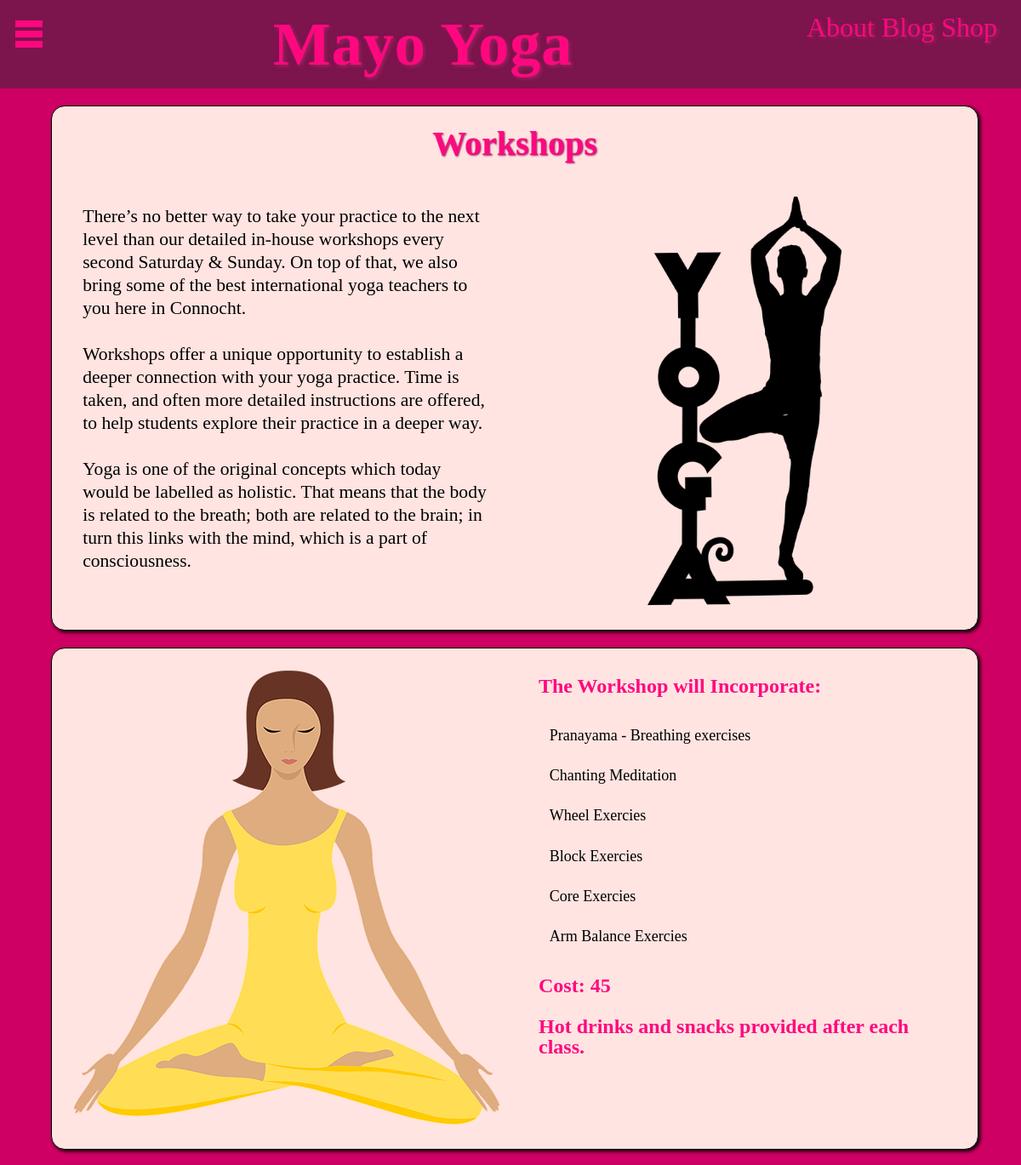
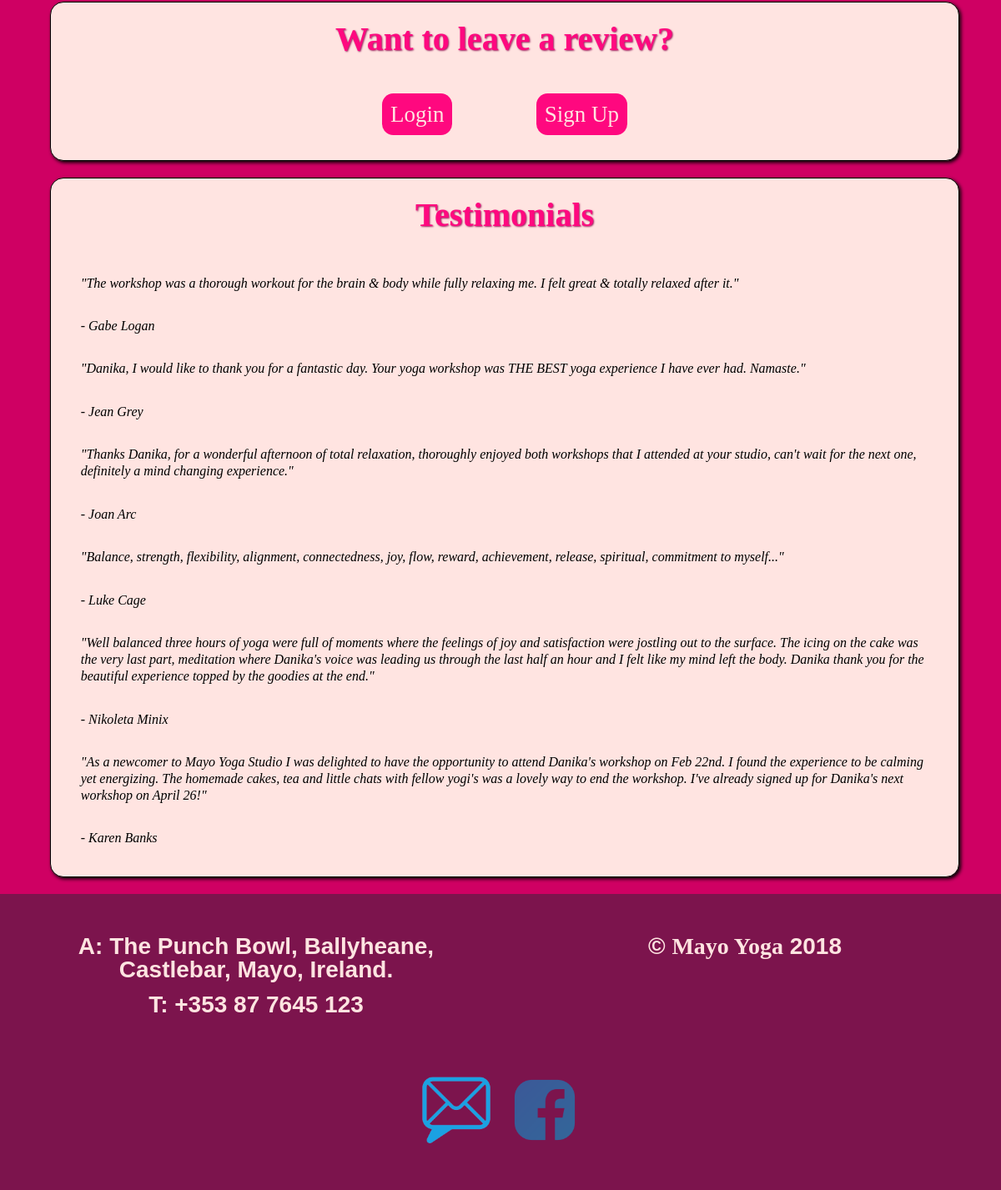
The page /work_shop.php on the database its author committed (2 pictures, top to bottom).
### tables this page shows
CREATE TABLE IF NOT EXISTS `users` (
  `id` int(11) NOT NULL AUTO_INCREMENT,
  `name` varchar(60) NOT NULL,
  `email` varchar(60) NOT NULL,
  `password` varchar(40) NOT NULL,
  `review` varchar(10000) DEFAULT NULL,
  `catagorey` varchar(60) DEFAULT NULL,
  PRIMARY KEY (`id`),
  UNIQUE KEY `email` (`email`)
);

### work_shop.php (the view, shortened to what this page needs)
<!DOCTYPE html>
<html lang="en">
<head>
  <link rel="stylesheet" type="text/css" href="css/css_reset.css">
  <link rel="stylesheet" type="text/css" href="css/mayo_styles.css">
  <link rel="stylesheet" type="text/css" href="css/mayo_php_styles.css">
</head>
<body>
  <div class="page_wrap">
    <header>
    <div class="menu_area">
      <label for="toggle-1" class="toggle-menu">
      <span class="hamburger_box">
        <span class="hamburger_line"></span>
        <span class="hamburger_line"></span>
        <span class="hamburger_line"></span>
      </span>
      </label>
    </div>
    <div>
      <nav class="top_nav">
        <ul>
          <li><a href="about_mayo.php">About</a></li>
          <li><a href="blog_mayo.php">Blog</a></li>
          <li><a href="https://www.amazon.co.uk/s/ref=nb_sb_noss_1?url=search-alias%3Daps&field-keywords=yoga" target="_blank">Shop</a></li>
        </ul>
      </nav>
    </div>
    <div>
      <h1><a href="index_mayo.php">Mayo Yoga</a></h1>
    </div>
    </header>
    <main>
      <section>
        <h3>Workshops</h3>
        <div class="col_flex_box">
          <div class="column">
            <p>There’s no better way to take your practice to the next level than our detailed in-house workshops every second Saturday & Sunday. On top of that, we also bring some of the best international yoga teachers to you here in Connocht.</p>
            <p>Workshops offer a unique opportunity to establish a deeper connection with your yoga practice. Time is taken, and often more detailed instructions are offered, to help students explore their practice in a deeper way.</p>
            <p>Yoga is one of the original concepts which today would be labelled as holistic. That means that the body is related to the breath; both are related to the brain; in turn this links with the mind, which is a part of consciousness.</p>
          </div>
          <div class="column">
            <figure class="img_align">
              <img src="images/classes/yoga_pose.png" alt="Worhshops" class="img_size" id="pose_image">
            </figure>
          </div>
        </div>
      </section>
      <section>
        <div class="col_flex_box">
          <div class="column">
            <figure class="img_align">
              <img src="images/classes/work_img.png" alt="Worhshops" class="img_size">
            </figure>
          </div>
          <div class="column">
            <h4>The Workshop will Incorporate:</h4>
            <ul>
              <li>Pranayama - Breathing exercises</li>
              <li>Chanting Meditation</li>
              <li>Wheel Exercies</li>
              <li>Block Exercies</li>
              <li>Core Exercies</li>
              <li>Arm Balance Exercies</li>
            </ul>
            <h4>Cost: 45</h4>
            <h4>Hot drinks and snacks provided after each class.</h4>
          </div>
        </div>
      </section>
      <section>
        <h3>Want to leave a review?</h3>
        <div class="col_flex_box">
          <div class="column">
            <?php if (isset($_SESSION['usr_id'])) { ?>
            <p class="signed-in_header">Signed in as <?php echo $_SESSION['usr_name']; ?></p>
          </div>
        </div>
        <div class="col_flex_box">
          <div class="column">
            <ul class="registration_log_btn_list">
              <li><a href="mayo_review.php" class="form_btn">Leave a Review</a></li>
              <li><a href="logout.php" class="form_btn">Log Out</a></li>
              <?php } else { ?>
            <ul class="registration_log_btn_list">
              <li><a href="login.php" class="form_btn">Login</a></li>
              <li><a href="mayo_register.php" class="form_btn">Sign Up</a></li>
              <?php } ?>
            </ul>
          </div>
        </div>
      </section>
      <section>
        <h3 id="workshop_head">Testimonials</h3>
        <div class="col_flex_box">
          <div class="column">
            <?php
            include('mayodb_connect.php');
            if ($result = $con->query("SELECT * FROM users WHERE catagorey = 'Workshop' ORDER BY id DESC"))
            {
              if ($result->num_rows > 0)
              {
                echo "<table border='1' cellpadding='10'>";
                while ($row = $result->fetch_object())
                {
                  echo "<tr>";
                  echo "<td>" . $row->review . "</td>";
                  echo "<tr>";
                  echo "<td> - " . $row->name . "</td>";
                }
                echo "</table>";
              }
              else
                {
                  echo "No results to display!";
                }
              }
              else
              {
                echo "Error: " . $con->error;
              }
            ?>
          </div>
        </div>
      </section>
    </main>
    <footer class="btm-foot">
      <div class="col_flex_box">
        <div class="column">
          <p>A: The Punch Bowl, Ballyheane, Castlebar, Mayo, Ireland.</p>
          <p>T: +353 87 7645 123</p>
        </div>
        <div class="column">
          <p>&copy; <span class="mayo_logo">Mayo Yoga</span> 2018</p>
        </div>
        <div class="column">
          <a href="mailto:info@fakeyoga.ie">
            <img src="images/other/email.png" alt="Email" class="foot_icons">
          </a>
          <a href="www.facebook.com" target="_blank">
            <img src="images/other/fb_logo.png" alt="Facebook Address" class="foot_icons">
          </a>
        </div>
      </div>
    </footer>
  </div>
</body>
</html>

### css/mayo_php_styles.css (style rules this page uses)
.form_btn { background-color:#FF087F; color: MistyRose; margin: 1%; padding: 1%; border-radius: 0.5em; }
.registration_log_btn_list, .reg_text { display: block; font-size: 1.5em; text-align: center; margin: 1%; padding: 1%; }
.registration_log_btn_list li { display: inline; }
table tr, table td { border: none; border-collapse:collapse; text-align: left; margin: 0.5%; padding: 1.5%; line-height:1.25; }
table td { font-style: italic; }

### rows shown on the page
users: review "\"The workshop was a thorough workout for the brain & body while fully relaxing me. I felt great & totally relaxed after it.\"", name "Gabe Logan"
users: review "\"Danika, I would like to thank you for a fantastic day. Your yoga workshop was THE BEST yoga experience I have ever had. Namaste.\"", name "Jean Grey"
users: review "\"Thanks Danika, for a wonderful afternoon of total relaxation, thoroughly enjoyed both workshops that I attended at your studio, can't wait for the next one, definitely a mind changing experience.\"", name "Joan Arc"
users: review "\"Balance, strength, flexibility, alignment, connectedness, joy, flow, reward, achievement, release, spiritual, commitment to myself...\"", name "Luke Cage"
users: review "\"Well balanced three hours of yoga were full of moments where the feelings of joy and satisfaction were jostling out to the surface. The icing on the cake was the very last part, meditation where Danika's voice was leading us through the last half an hour and I felt like my mind left the body. Danika thank you for the beautiful experience topped by the goodies at the end.\"", name "Nikoleta Minix"
users: review "\"As a newcomer to Mayo Yoga Studio I was delighted to have the opportunity to attend Danika's workshop on Feb 22nd. I found the experience to be calming yet energizing. The homemade cakes, tea and little chats with fellow yogi's was a lovely way to end the workshop. I've already signed up for Danika's next workshop on April 26!\"", name "Karen Banks"
